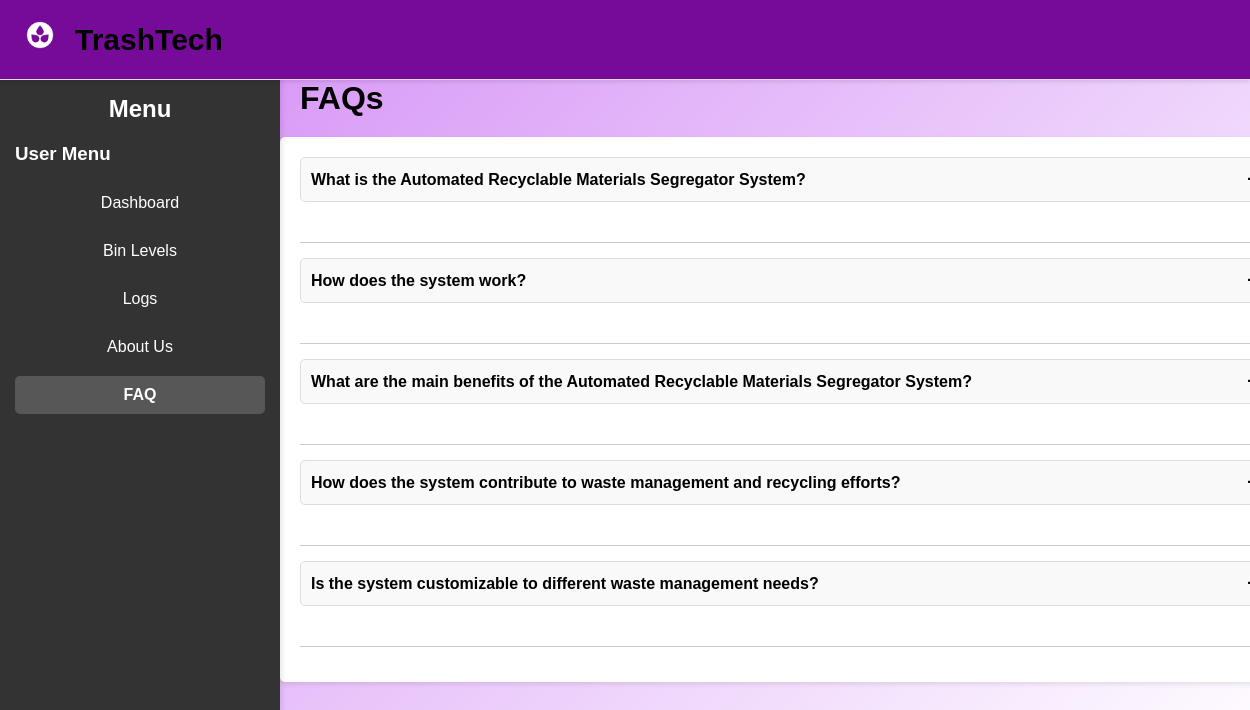
/TrashTech2/faq.php, run on the app's committed database.
### tables this page shows
CREATE TABLE `faqs` (
  `id` int(11) NOT NULL,
  `question` text DEFAULT NULL,
  `answer` text DEFAULT NULL
);

### TrashTech2/faq.php (the view, shortened to what this page needs)
<?php
include 'header.php';
include 'sidebar.php';
$sql = "SELECT * FROM faqs";
$result = $conn->query($sql);
$page_content = '
    <h1>FAQs</h1>
    <div class="faq-container">';
if ($result->num_rows > 0) {
    while ($row = $result->fetch_assoc()) {
        $page_content .= '
            <div class="faq-item">
                <div class="faq-question">
                    <strong>' . htmlspecialchars($row['question']) . '</strong>
                    <span class="faq-toggle">+</span>
                </div>
                <div class="faq-answer">' . htmlspecialchars($row['answer']) . '</div>
            </div>';
    }
} else {
    $page_content .= '<p>No FAQs found.</p>';
}
$page_content .= '
    </div>';
?>
<?php
echo $page_content;
?>

### TrashTech2/faq.php (style rules this page uses)
h1 { margin-top: 20px; margin-left: 300px; margin-bottom: 20px; }
.faq-container { width: calc(100% - 280px); margin-left: 280px; padding: 20px; height: auto; max-height: none; overflow-y: auto; background-color: #ffffff; border-radius: 5px; box-shadow: 0 2px 5px rgba(0, 0, 0, 0.1); }
.faq-item { margin-bottom: 15px; border-bottom: 1px solid #ccc; padding-bottom: 10px; }
.faq-question { display: flex; justify-content: space-between; align-items: center; cursor: pointer; padding: 10px; border: 1px solid #ddd; border-radius: 5px; background-color: #f9f9f9; transition: background-color 0.3s ease; }
.faq-toggle { font-size: 20px; font-weight: bold; transition: transform 0.3s ease; }

### data on the page
faqs: question "What is the Automated Recyclable Materials Segregator System?"
faqs: question "How does the system work?"
faqs: question "What are the main benefits of the Automated Recyclable Materials Segregator System?"
faqs: question "How does the system contribute to waste management and recycling efforts?"
faqs: question "Is the system customizable to different waste management needs?"
